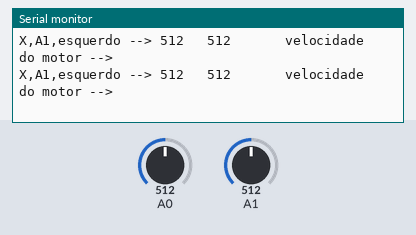
The sketch below on a simulated Arduino Uno, built with avr-gcc and run on an emulated ATmega328P. Shown: the last lines printed to the serial monitor. The test bench sets the inputs (shaded band); at power-on: A0 = 512, A1 = 512.

Above: at 1.2 s.
1.3 s: A0 set to 105
At 1.43 s:
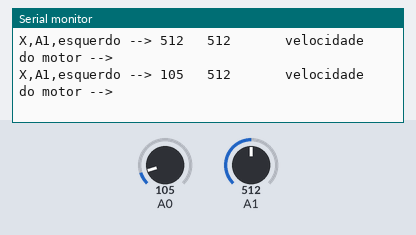
4.3 s: A0 set to 88
At 4.3 s:
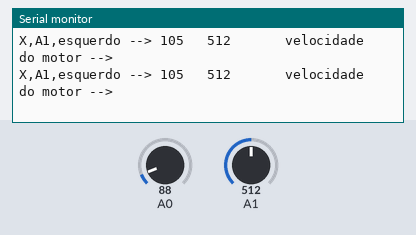
7.3 s: A1 set to 984
At 7.34 s:
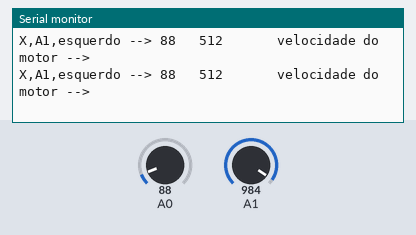
10.3 s: A1 set to 1011
At 10.31 s:
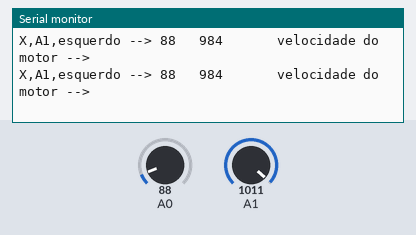
Timing chart, 0 to 13.3 s (numbered marks = the images above; inputs shaded):
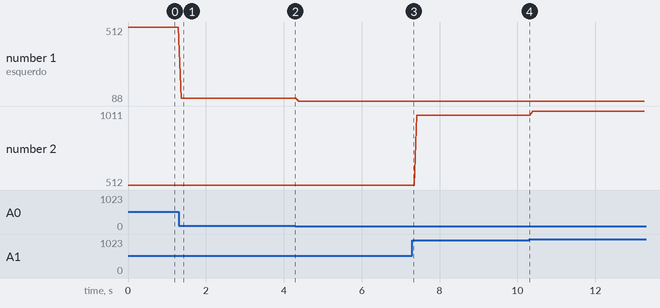

The sketch:

reading_test.ino
```cpp
#include <Stepper.h>

int lerX;
int lerY;
int velmotor;

void setup() {

Serial.begin(9600);

}


void loop() {

  lerX = analogRead(A0);
  lerY = analogRead(A1);

//velmotor = map(lerX, 500, 1023, 0, 14) - map(lerY, 500, 1023, 0, 14) ;
//- map(lerY, 500, 1023, 14, 0)

Serial.print("X,A1,esquerdo");
Serial.print(" --> ");
Serial.print(lerX);
Serial.print("   ");
Serial.print(lerY);
Serial.print("       velocidade do motor");
Serial.print(" --> ");
//Serial.print(velmotor);
Serial.println("         ");


delay(10);

}
```

Measured:
- after the input at 1.3 s, the serial monitor: prints a new line after 0.06 s (image 1)
- plotted number 1: 512 → 105 after the input at 1.3 s, 105 → 88 after the input at 4.3 s
- plotted number 2: 512 → 984 after the input at 7.3 s, 984 → 1011 after the input at 10.3 s
